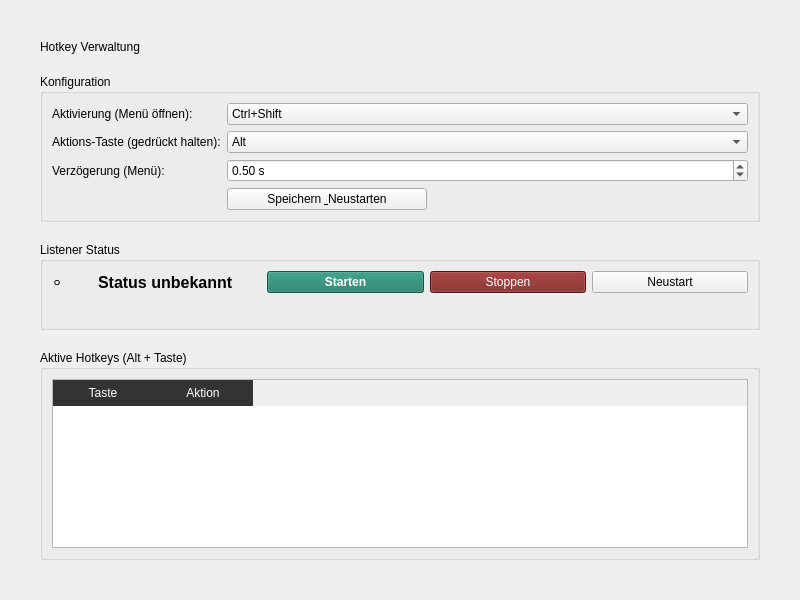
<?xml version="1.0" encoding="UTF-8"?>
<ui version="4.0">
 <class>HotkeyPage</class>
 <widget class="QWidget" name="HotkeyPage">
  <property name="geometry">
   <rect>
    <x>0</x>
    <y>0</y>
    <width>800</width>
    <height>600</height>
   </rect>
  </property>
  <layout class="QVBoxLayout" name="verticalLayout">
   <property name="spacing"><number>20</number></property>
   <property name="leftMargin"><number>40</number></property>
   <property name="topMargin"><number>40</number></property>
   <property name="rightMargin"><number>40</number></property>
   <property name="bottomMargin"><number>40</number></property>
   
   <item>
    <widget class="QLabel" name="label_title">
     <property name="text"><string>Hotkey Verwaltung</string></property>
     <property name="class" stdset="0"><string>page-title</string></property>
    </widget>
   </item>

   <!-- Configuration Card -->
   <item>
    <widget class="QGroupBox" name="group_config">
     <property name="title"><string>Konfiguration</string></property>
     <layout class="QFormLayout" name="formLayout">
      <item row="0" column="0">
       <widget class="QLabel" name="label_activation">
        <property name="text"><string>Aktivierung (Menü öffnen):</string></property>
       </widget>
      </item>
      <item row="0" column="1">
       <widget class="QComboBox" name="combo_activation">
        <item><property name="text"><string>Ctrl+Shift</string></property></item>
        <item><property name="text"><string>Ctrl+Alt</string></property></item>
        <item><property name="text"><string>Shift+Alt</string></property></item>
        <item><property name="text"><string>Win+Shift</string></property></item>
       </widget>
      </item>
      <item row="1" column="0">
       <widget class="QLabel" name="label_action">
        <property name="text"><string>Aktions-Taste (gedrückt halten):</string></property>
       </widget>
      </item>
      <item row="1" column="1">
       <widget class="QComboBox" name="combo_action">
        <item><property name="text"><string>Alt</string></property></item>
        <item><property name="text"><string>Ctrl</string></property></item>
        <item><property name="text"><string>Shift</string></property></item>
        <item><property name="text"><string>Win</string></property></item>
       </widget>
      </item>
      <item row="2" column="0">
       <widget class="QLabel" name="label_duration">
        <property name="text"><string>Verzögerung (Menü):</string></property>
       </widget>
      </item>
      <item row="2" column="1">
       <widget class="QDoubleSpinBox" name="spin_hold_duration">
        <property name="minimum"><double>0.1</double></property>
        <property name="maximum"><double>3.0</double></property>
        <property name="singleStep"><double>0.1</double></property>
        <property name="value"><double>0.5</double></property>
        <property name="suffix"><string> s</string></property>
       </widget>
      </item>
      <item row="3" column="1">
       <widget class="QPushButton" name="btn_save_config">
        <property name="text"><string>Speichern &amp; Neustarten</string></property>
        <property name="maximumSize"><size><width>200</width><height>16777215</height></size></property>
       </widget>
      </item>
     </layout>
    </widget>
   </item>

   <!-- Status Card -->
   <item>
    <widget class="QGroupBox" name="group_status">
     <property name="title"><string>Listener Status</string></property>
     <layout class="QVBoxLayout" name="verticalLayout_status_card">
      <item>
       <layout class="QHBoxLayout" name="layout_status">
        <item>
         <widget class="QLabel" name="lbl_status_icon">
          <property name="text"><string>⚪</string></property>
          <property name="font"><font><pointSize>24</pointSize></font></property>
          <property name="maximumSize"><size><width>40</width><height>16777215</height></size></property>
         </widget>
        </item>
        <item>
         <widget class="QLabel" name="lbl_status_text">
          <property name="text"><string>Status unbekannt</string></property>
          <property name="styleSheet"><string>font-size: 16px; font-weight: bold;</string></property>
         </widget>
        </item>
        <item><spacer><property name="orientation"><enum>Qt::Horizontal</enum></property></spacer></item>
        
        <item>
         <widget class="QPushButton" name="btn_start">
          <property name="text"><string>Starten</string></property>
          <property name="styleSheet"><string>background-color: #1a7a65; color: white; font-weight: bold;</string></property>
         </widget>
        </item>
        <item>
         <widget class="QPushButton" name="btn_stop">
          <property name="text"><string>Stoppen</string></property>
          <property name="styleSheet"><string>background-color: #7a1a1a; color: white;</string></property>
         </widget>
        </item>
        <item>
         <widget class="QPushButton" name="btn_restart">
          <property name="text"><string>Neustart</string></property>
         </widget>
        </item>
       </layout>
      </item>
      
      <!-- NEW: Message Label -->
      <item>
       <widget class="QLabel" name="lbl_message">
        <property name="text"><string></string></property>
        <property name="alignment"><set>Qt::AlignCenter</set></property>
        <property name="styleSheet"><string>color: #aaa; font-style: italic; margin-top: 5px;</string></property>
       </widget>
      </item>
     </layout>
    </widget>
   </item>

   <!-- Hotkey List -->
   <item>
    <widget class="QGroupBox" name="group_list">
     <property name="title"><string>Aktive Hotkeys (Alt + Taste)</string></property>
     <layout class="QVBoxLayout" name="layout_list">
      <item>
       <widget class="QTableWidget" name="table_hotkeys">
        <property name="columnCount"><number>2</number></property>
        <property name="selectionBehavior"><enum>QAbstractItemView::SelectRows</enum></property>
        <property name="editTriggers"><enum>QAbstractItemView::NoEditTriggers</enum></property>
        <property name="styleSheet"><string>QHeaderView::section { background-color: #333; color: white; border: none; padding: 4px; }</string></property>
        <column>
         <property name="text"><string>Taste</string></property>
        </column>
        <column>
         <property name="text"><string>Aktion</string></property>
        </column>
       </widget>
      </item>
     </layout>
    </widget>
   </item>
   
  </layout>
 </widget>
</ui>
